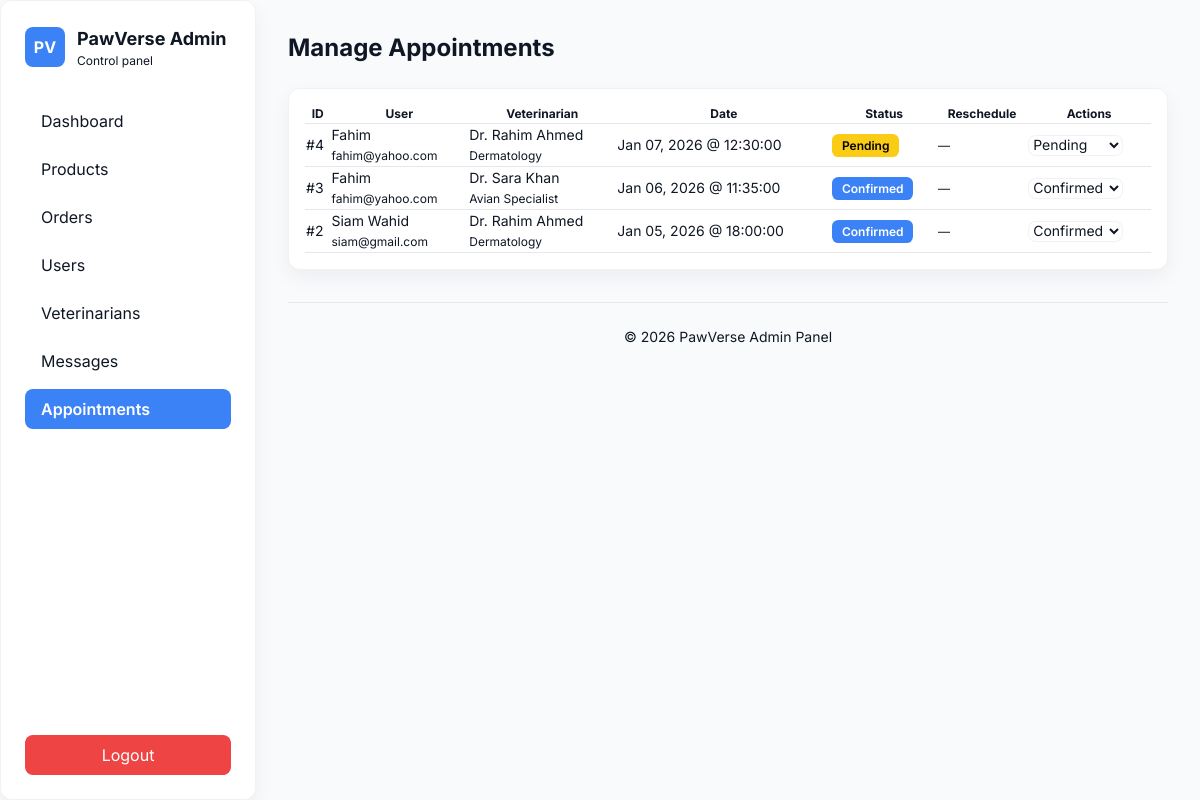
The page /admin/appointments.php (signed in) on the database its author committed.
### tables this page shows
CREATE TABLE `appointments` (
  `id` int(11) NOT NULL,
  `user_id` int(11) NOT NULL,
  `vet_id` int(11) NOT NULL,
  `pet_name` varchar(100) DEFAULT NULL,
  `pet_type` varchar(50) DEFAULT NULL,
  `appointment_date` datetime NOT NULL,
  `appointment_time` time DEFAULT NULL,
  `status` enum('Pending','Confirmed','Completed','Cancelled') DEFAULT 'Pending',
  `notes` text DEFAULT NULL,
  `created_at` timestamp NOT NULL DEFAULT current_timestamp(),
  `updated_at` timestamp NOT NULL DEFAULT current_timestamp() ON UPDATE current_timestamp(),
  `requested_date` date DEFAULT NULL,
  `requested_time` time DEFAULT NULL,
  `request_status` enum('None','Pending','Approved','Rejected') DEFAULT 'None'
);

CREATE TABLE `users` (
  `id` int(11) NOT NULL,
  `name` varchar(100) NOT NULL,
  `email` varchar(100) NOT NULL,
  `password` varchar(255) DEFAULT NULL,
  `role` enum('customer','vet','admin') DEFAULT 'customer',
  `status` enum('active','inactive') DEFAULT 'active',
  `created_at` timestamp NOT NULL DEFAULT current_timestamp()
);

CREATE TABLE `veterinarians` (
  `id` int(11) NOT NULL,
  `name` varchar(100) DEFAULT NULL,
  `user_id` int(11) NOT NULL,
  `specialization` varchar(100) DEFAULT NULL,
  `description` text DEFAULT NULL,
  `image` varchar(255) DEFAULT 'vet1.png',
  `fee` decimal(6,2) DEFAULT 0.00,
  `rating` varchar(10) DEFAULT '5.0★',
  `experience_years` int(11) DEFAULT 0,
  `phone` varchar(20) DEFAULT NULL
);

### admin/appointments.php (the view, shortened to what this page needs)
<?php
require_once __DIR__ . '/../config/db.php';
$conn->query("CREATE TABLE IF NOT EXISTS activity_log (
  id INT AUTO_INCREMENT PRIMARY KEY,
  user_id INT NULL,
  action VARCHAR(191) NOT NULL,
  details TEXT NULL,
  created_at TIMESTAMP DEFAULT CURRENT_TIMESTAMP,
  INDEX (created_at), INDEX (user_id)
) ENGINE=InnoDB DEFAULT CHARSET=utf8mb4;");
$conn->query("CREATE TABLE IF NOT EXISTS notifications (
  id INT AUTO_INCREMENT PRIMARY KEY,
  user_id INT NOT NULL,
  message TEXT NOT NULL,
  is_read TINYINT(1) DEFAULT 0,
  created_at TIMESTAMP DEFAULT CURRENT_TIMESTAMP,
  INDEX (user_id), INDEX (is_read)
) ENGINE=InnoDB DEFAULT CHARSET=utf8mb4;");
$q = "
  SELECT a.*, u.name AS user_name, u.email AS user_email,
         v.name AS vet_name, v.specialization
  FROM appointments a
  LEFT JOIN users u ON a.user_id = u.id
  LEFT JOIN veterinarians v ON a.vet_id = v.id
  ORDER BY a.created_at DESC
";
$res = $conn->query($q);
$appointments = $res && $res->num_rows ? $res->fetch_all(MYSQLI_ASSOC) : [];
?>
<!DOCTYPE html>
<html lang="en">
<head>
<script src="https://cdn.tailwindcss.com"></script>
</head>
<body>
<div class="min-h-screen flex">
  <aside class="fixed top-0 left-0 h-full w-64 p-6 panel z-40">
    <div class="flex flex-col justify-between h-full">
      <div>
        <div class="flex items-center gap-3 mb-8">
          <div class="w-10 h-10 rounded-lg flex items-center justify-center bg-[color:var(--accent)] text-white font-bold">PV</div>
          <div><h3 class="text-lg font-bold">PawVerse Admin</h3><div class="text-xs muted">Control panel</div></div>
        </div>
        <nav class="space-y-2">
          <a href="dashboard.php" class="block px-4 py-2 rounded-lg hover:bg-[color:var(--accent)]/10 transition">Dashboard</a>
          <a href="products.php" class="block px-4 py-2 rounded-lg hover:bg-[color:var(--accent)]/10 transition">Products</a>
          <a href="orders.php" class="block px-4 py-2 rounded-lg hover:bg-[color:var(--accent)]/10 transition">Orders</a>
          <a href="users.php" class="block px-4 py-2 rounded-lg hover:bg-[color:var(--accent)]/10 transition">Users</a>
          <a href="veterinarians.php" class="block px-4 py-2 rounded-lg hover:bg-[color:var(--accent)]/10 transition">Veterinarians</a>
          <a href="messages.php" class="block px-4 py-2 rounded-lg hover:bg-[color:var(--accent)]/10 transition">Messages</a>
          <a href="appointments.php" class="block px-4 py-2 rounded-lg bg-[color:var(--accent)] text-white font-semibold">Appointments</a>
        </nav>
      </div>
      <form method="POST" action="../auth/logout.php" class="pt-6">
        <button class="w-full py-2 rounded-lg bg-red-500 text-white hover:bg-red-600 transition">Logout</button>
      </form>
    </div>
  </aside>
  <main class="flex-1 ml-64 p-8">
    <h1 class="text-2xl font-bold mb-6">Manage Appointments</h1>
    <section class="panel p-4 overflow-x-auto">
      <table class="min-w-full text-sm">
        <thead>
          <tr class="muted text-xs border-b">
            <th>ID</th><th>User</th><th>Veterinarian</th><th>Date</th><th>Status</th><th>Reschedule</th><th>Actions</th>
          </tr>
        </thead>
        <tbody>
        <?php if(empty($appointments)): ?>
          <tr><td colspan="7" class="text-center muted py-6">No appointments found.</td></tr>
        <?php else: foreach($appointments as $a): ?>
          <tr class="border-b">
            <td>#<?php echo $a['id']; ?></td>
            <td><?php echo htmlspecialchars($a['user_name']); ?><br><span class="text-xs muted"><?php echo htmlspecialchars($a['user_email']); ?></span></td>
            <td><?php echo htmlspecialchars($a['vet_name']); ?><br><span class="text-xs muted"><?php echo htmlspecialchars($a['specialization']); ?></span></td>
            <td><?php echo date('M d, Y', strtotime($a['appointment_date'])); ?> @ <?php echo $a['appointment_time']; ?></td>
            <td><span class="badge <?php echo $a['status']; ?>"><?php echo $a['status']; ?></span></td>
            <td>
              <?php if($a['request_status'] && $a['request_status']!=='None'): ?>
                <div>
                  <span class="badge <?php echo $a['request_status']; ?>"><?php echo $a['request_status']; ?></span><br>
                  <small><?php echo htmlspecialchars($a['requested_date']); ?> @ <?php echo htmlspecialchars($a['requested_time']); ?></small>
                  <?php if($a['request_status']==='Pending'): ?>
                    <form method="POST" class="mt-2 flex gap-2">
                      <input type="hidden" name="id" value="<?php echo $a['id']; ?>">
                      <button name="action" value="approve_request" class="px-2 py-1 bg-green-500 text-white rounded text-xs hover:bg-green-600">Approve</button>
                      <button name="action" value="reject_request" class="px-2 py-1 bg-red-500 text-white rounded text-xs hover:bg-red-600">Reject</button>
                    </form>
                  <?php endif; ?>
                </div>
              <?php else: ?><span class="text-xs muted">—</span><?php endif; ?>
            </td>
            <td>
              <form method="POST" style="display:inline;">
                <select name="status" onchange="this.form.submit()">
                  <?php foreach(['Pending','Confirmed','Completed','Cancelled'] as $s): ?>
                    <option value="<?php echo $s; ?>" <?php if($s==$a['status']) echo 'selected'; ?>><?php echo $s; ?></option>
                  <?php endforeach; ?>
                </select>
              </form>
            </td>
          </tr>
        <?php endforeach; endif; ?>
        </tbody>
      </table>
    </section>
    <footer class="mt-8 text-sm muted text-center border-t border-slate-200 dark:border-white/10 pt-6">
      © <?php echo date('Y'); ?> PawVerse Admin Panel
    </footer>
  </main>
</div>
</body>
</html>

### admin/appointments.php (style rules this page uses)
:root { --bg:#f8fafc;--panel:#ffffff;--muted:#64748b;--text:#0f1724;--accent:#3b82f6; --glass-border:rgba(2,6,23,0.05);--card-shadow:0 8px 20px rgba(15,23,36,0.05); }
body { font-family:"Inter",sans-serif;background:var(--bg);color:var(--text); }
.panel { background:var(--panel);border:1px solid var(--glass-border);box-shadow:var(--card-shadow);border-radius:.75rem; }
.badge { padding:.25rem .6rem;border-radius:.4rem;font-weight:600;font-size:.75rem; }
.badge.Pending { background:#facc15;color:#000; }
.badge.Confirmed { background:#3b82f6;color:#fff; }
select { background-color: var(--panel);color: var(--text);border: 1px solid var(--glass-border);border-radius:.5rem;padding:.4rem .6rem; }

### rows shown on the page
appointments: id "4", user.name "Fahim", user.email "fahim@yahoo.com", vet.name "Dr. Rahim Ahmed", vet.specialization "Dermatology", appointment_date "Jan 07, 2026", appointment_time "12:30:00", status "Pending"
appointments: id "3", user.name "Fahim", user.email "fahim@yahoo.com", vet.name "Dr. Sara Khan", vet.specialization "Avian Specialist", appointment_date "Jan 06, 2026", appointment_time "11:35:00", status "Confirmed"
appointments: id "2", user.name "Siam Wahid", user.email "siam@gmail.com", vet.name "Dr. Rahim Ahmed", vet.specialization "Dermatology", appointment_date "Jan 05, 2026", appointment_time "18:00:00", status "Confirmed"
